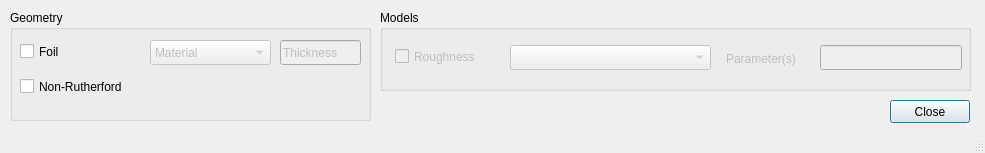
<?xml version="1.0" encoding="UTF-8"?>
<ui version="4.0">
 <class>MainWindow</class>
 <widget class="QMainWindow" name="MainWindow">
  <property name="enabled">
   <bool>true</bool>
  </property>
  <property name="geometry">
   <rect>
    <x>0</x>
    <y>0</y>
    <width>985</width>
    <height>153</height>
   </rect>
  </property>
  <property name="windowTitle">
   <string>More options</string>
  </property>
  <widget class="QWidget" name="centralwidget">
   <widget class="QGroupBox" name="groupBox_8">
    <property name="geometry">
     <rect>
      <x>380</x>
      <y>10</y>
      <width>591</width>
      <height>81</height>
     </rect>
    </property>
    <property name="title">
     <string>Models</string>
    </property>
    <widget class="QLineEdit" name="adhoc_parameters_2">
     <property name="enabled">
      <bool>false</bool>
     </property>
     <property name="geometry">
      <rect>
       <x>440</x>
       <y>35</y>
       <width>142</width>
       <height>25</height>
      </rect>
     </property>
     <property name="text">
      <string> </string>
     </property>
     <property name="placeholderText">
      <string>Cutoff  a0  P(Cutoff)</string>
     </property>
    </widget>
    <widget class="QLabel" name="label_16">
     <property name="enabled">
      <bool>false</bool>
     </property>
     <property name="geometry">
      <rect>
       <x>346</x>
       <y>40</y>
       <width>88</width>
       <height>17</height>
      </rect>
     </property>
     <property name="text">
      <string>Parameter(s)</string>
     </property>
    </widget>
    <widget class="QCheckBox" name="checkAdhoc_correction_2">
     <property name="enabled">
      <bool>false</bool>
     </property>
     <property name="geometry">
      <rect>
       <x>15</x>
       <y>35</y>
       <width>148</width>
       <height>23</height>
      </rect>
     </property>
     <property name="text">
      <string>Roughness</string>
     </property>
     <property name="checkable">
      <bool>false</bool>
     </property>
    </widget>
    <widget class="QComboBox" name="comboBox">
     <property name="enabled">
      <bool>false</bool>
     </property>
     <property name="geometry">
      <rect>
       <x>130</x>
       <y>35</y>
       <width>201</width>
       <height>25</height>
      </rect>
     </property>
    </widget>
   </widget>
   <widget class="QGroupBox" name="groupBox_9">
    <property name="geometry">
     <rect>
      <x>10</x>
      <y>10</y>
      <width>361</width>
      <height>111</height>
     </rect>
    </property>
    <property name="sizePolicy">
     <sizepolicy hsizetype="Preferred" vsizetype="Preferred">
      <horstretch>0</horstretch>
      <verstretch>0</verstretch>
     </sizepolicy>
    </property>
    <property name="toolTip">
     <string extracomment="Energy in keV"/>
    </property>
    <property name="title">
     <string>Geometry</string>
    </property>
    <widget class="QCheckBox" name="checkRutherford">
     <property name="geometry">
      <rect>
       <x>10</x>
       <y>65</y>
       <width>151</width>
       <height>23</height>
      </rect>
     </property>
     <property name="text">
      <string>Non-Rutherford</string>
     </property>
     <property name="checked">
      <bool>false</bool>
     </property>
    </widget>
    <widget class="QCheckBox" name="checkFoil">
     <property name="geometry">
      <rect>
       <x>10</x>
       <y>30</y>
       <width>61</width>
       <height>23</height>
      </rect>
     </property>
     <property name="text">
      <string>Foil</string>
     </property>
     <property name="checked">
      <bool>false</bool>
     </property>
    </widget>
    <widget class="QComboBox" name="foilMaterialCombo">
     <property name="enabled">
      <bool>false</bool>
     </property>
     <property name="geometry">
      <rect>
       <x>140</x>
       <y>30</y>
       <width>121</width>
       <height>25</height>
      </rect>
     </property>
     <item>
      <property name="text">
       <string>Material</string>
      </property>
     </item>
    </widget>
    <widget class="QLineEdit" name="foilMaterialThickness">
     <property name="enabled">
      <bool>false</bool>
     </property>
     <property name="geometry">
      <rect>
       <x>270</x>
       <y>30</y>
       <width>81</width>
       <height>25</height>
      </rect>
     </property>
     <property name="text">
      <string>Thickness</string>
     </property>
    </widget>
   </widget>
   <widget class="QPushButton" name="closeButton">
    <property name="geometry">
     <rect>
      <x>890</x>
      <y>100</y>
      <width>80</width>
      <height>23</height>
     </rect>
    </property>
    <property name="text">
     <string>Close</string>
    </property>
    <property name="default">
     <bool>true</bool>
    </property>
   </widget>
  </widget>
  <widget class="QStatusBar" name="statusbar"/>
 </widget>
 <resources/>
 <connections>
  <connection>
   <sender>checkFoil</sender>
   <signal>toggled(bool)</signal>
   <receiver>foilMaterialCombo</receiver>
   <slot>setEnabled(bool)</slot>
   <hints>
    <hint type="sourcelabel">
     <x>65</x>
     <y>48</y>
    </hint>
    <hint type="destinationlabel">
     <x>172</x>
     <y>52</y>
    </hint>
   </hints>
  </connection>
  <connection>
   <sender>checkFoil</sender>
   <signal>toggled(bool)</signal>
   <receiver>foilMaterialThickness</receiver>
   <slot>setEnabled(bool)</slot>
   <hints>
    <hint type="sourcelabel">
     <x>58</x>
     <y>43</y>
    </hint>
    <hint type="destinationlabel">
     <x>319</x>
     <y>46</y>
    </hint>
   </hints>
  </connection>
 </connections>
</ui>
